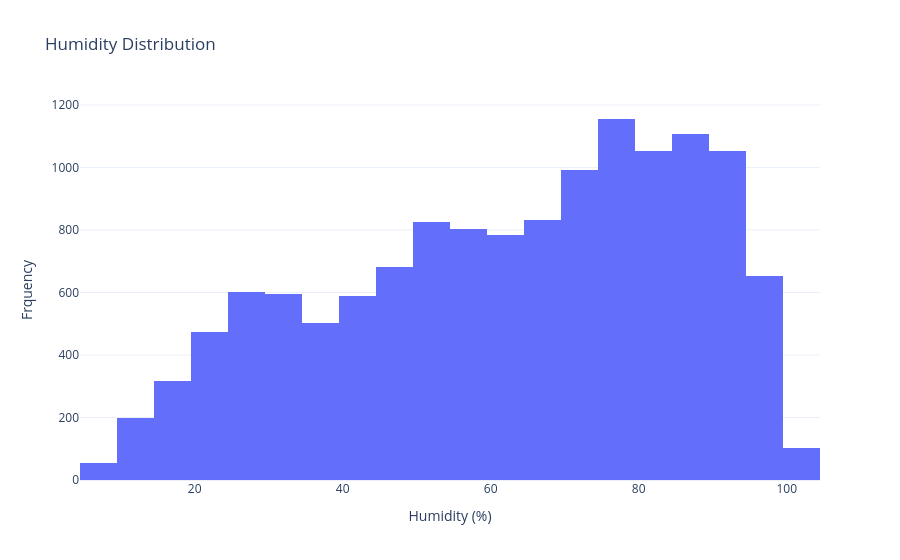

Notebook code cell kept with this figure:
### Code cell
fig = px.histogram(
    df,
    x="Humidity",
    nbins=30,
    title="Humidity Distribution"
)

fig.update_layout(
    template="plotly_white",
    xaxis_title="Humidity (%)",
    yaxis_title="Frquency"
)
fig.write_image("humidity_dist.png", scale=2)
fig.show()

### Figure 1 — Plotly figure (JSON) as saved in the notebook; plotly's stock layout.template omitted (floating-point values rounded to 4 significant figures; data arrays with more than 128 entries replaced by an {"elided": "..."} marker saying what was removed)
{"data": [{"bingroup": "x", "hovertemplate": "Humidity=%{x}<br>count=%{y}<extra></extra>", "legendgroup": "", "marker": {"color": "#636efa", "pattern": {"shape": ""}}, "name": "", "nbinsx": 30, "orientation": "v", "showlegend": false, "type": "histogram", "x": {"elided": "13368 int values"}, "xaxis": "x", "yaxis": "y"}], "layout": {"barmode": "relative", "legend": {"tracegroupgap": 0}, "title": {"text": "Humidity Distribution"}, "xaxis": {"anchor": "y", "domain": [0, 1], "title": {"text": "Humidity (%)"}}, "yaxis": {"anchor": "x", "domain": [0, 1], "title": {"text": "Frquency"}}}}
